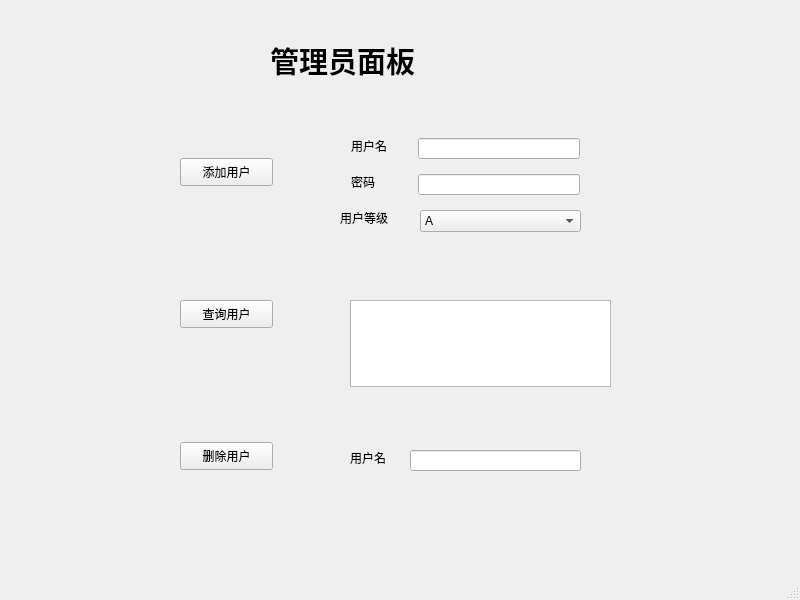
<?xml version="1.0" encoding="UTF-8"?>
<ui version="4.0">
 <class>MainWindow</class>
 <widget class="QMainWindow" name="MainWindow">
  <property name="geometry">
   <rect>
    <x>0</x>
    <y>0</y>
    <width>800</width>
    <height>600</height>
   </rect>
  </property>
  <property name="windowTitle">
   <string>管理员界面</string>
  </property>
  <widget class="QWidget" name="centralwidget">
   <widget class="QPushButton" name="pushButton">
    <property name="geometry">
     <rect>
      <x>180</x>
      <y>158</y>
      <width>93</width>
      <height>28</height>
     </rect>
    </property>
    <property name="text">
     <string>添加用户</string>
    </property>
   </widget>
   <widget class="QPushButton" name="pushButton_2">
    <property name="geometry">
     <rect>
      <x>180</x>
      <y>300</y>
      <width>93</width>
      <height>28</height>
     </rect>
    </property>
    <property name="text">
     <string>查询用户</string>
    </property>
   </widget>
   <widget class="QPushButton" name="pushButton_3">
    <property name="geometry">
     <rect>
      <x>180</x>
      <y>442</y>
      <width>93</width>
      <height>28</height>
     </rect>
    </property>
    <property name="text">
     <string>删除用户</string>
    </property>
   </widget>
   <widget class="QLabel" name="label">
    <property name="geometry">
     <rect>
      <x>351</x>
      <y>138</y>
      <width>45</width>
      <height>16</height>
     </rect>
    </property>
    <property name="text">
     <string>用户名</string>
    </property>
   </widget>
   <widget class="QLabel" name="label_2">
    <property name="geometry">
     <rect>
      <x>351</x>
      <y>174</y>
      <width>31</width>
      <height>16</height>
     </rect>
    </property>
    <property name="text">
     <string>密码</string>
    </property>
   </widget>
   <widget class="QLabel" name="label_3">
    <property name="geometry">
     <rect>
      <x>340</x>
      <y>210</y>
      <width>60</width>
      <height>16</height>
     </rect>
    </property>
    <property name="text">
     <string>用户等级</string>
    </property>
   </widget>
   <widget class="QLineEdit" name="lineEdit">
    <property name="geometry">
     <rect>
      <x>418</x>
      <y>138</y>
      <width>162</width>
      <height>21</height>
     </rect>
    </property>
   </widget>
   <widget class="QLineEdit" name="lineEdit_2">
    <property name="geometry">
     <rect>
      <x>418</x>
      <y>174</y>
      <width>162</width>
      <height>21</height>
     </rect>
    </property>
   </widget>
   <widget class="QLabel" name="label_4">
    <property name="geometry">
     <rect>
      <x>350</x>
      <y>450</y>
      <width>53</width>
      <height>16</height>
     </rect>
    </property>
    <property name="text">
     <string>用户名 </string>
    </property>
   </widget>
   <widget class="QLineEdit" name="lineEdit_4">
    <property name="geometry">
     <rect>
      <x>410</x>
      <y>450</y>
      <width>171</width>
      <height>21</height>
     </rect>
    </property>
   </widget>
   <widget class="QLabel" name="label_5">
    <property name="geometry">
     <rect>
      <x>270</x>
      <y>30</y>
      <width>201</width>
      <height>61</height>
     </rect>
    </property>
    <property name="minimumSize">
     <size>
      <width>201</width>
      <height>0</height>
     </size>
    </property>
    <property name="font">
     <font>
      <pointsize>22</pointsize>
      <weight>75</weight>
      <bold>true</bold>
     </font>
    </property>
    <property name="text">
     <string>管理员面板</string>
    </property>
   </widget>
   <widget class="QComboBox" name="comboBox">
    <property name="geometry">
     <rect>
      <x>420</x>
      <y>210</y>
      <width>161</width>
      <height>22</height>
     </rect>
    </property>
    <item>
     <property name="text">
      <string>A</string>
     </property>
    </item>
    <item>
     <property name="text">
      <string>B</string>
     </property>
    </item>
    <item>
     <property name="text">
      <string>C</string>
     </property>
    </item>
    <item>
     <property name="text">
      <string>D</string>
     </property>
    </item>
   </widget>
   <widget class="QTextEdit" name="textEdit">
    <property name="geometry">
     <rect>
      <x>350</x>
      <y>300</y>
      <width>261</width>
      <height>87</height>
     </rect>
    </property>
   </widget>
  </widget>
  <widget class="QMenuBar" name="menubar">
   <property name="geometry">
    <rect>
     <x>0</x>
     <y>0</y>
     <width>800</width>
     <height>26</height>
    </rect>
   </property>
  </widget>
  <widget class="QStatusBar" name="statusbar"/>
 </widget>
 <tabstops>
  <tabstop>pushButton</tabstop>
  <tabstop>pushButton_2</tabstop>
  <tabstop>pushButton_3</tabstop>
  <tabstop>lineEdit</tabstop>
  <tabstop>lineEdit_2</tabstop>
  <tabstop>comboBox</tabstop>
  <tabstop>textEdit</tabstop>
  <tabstop>lineEdit_4</tabstop>
 </tabstops>
 <resources/>
 <connections/>
</ui>
